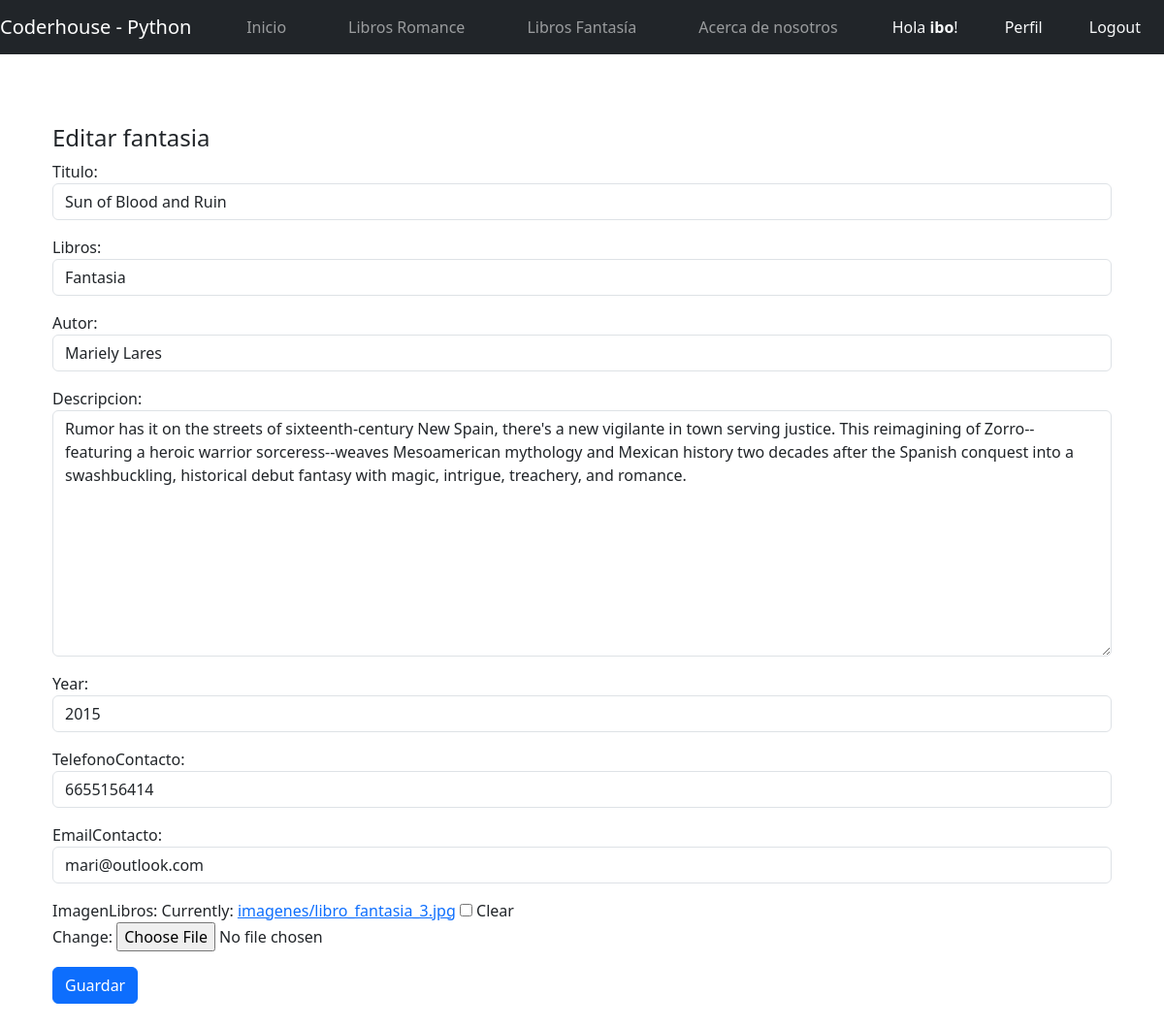
Page /fantasiaEdicion/9/ (signed in) on the committed database.
### mi_app/models.py (models this page shows, shortened)
class Libros(models.Model):
    librosSeleccion = (
    ('romance','Romance'),
    ('fantasia', 'Fantasia'),
    )
    usuario = models.ForeignKey(User, on_delete=models.CASCADE, null=True, blank=True)
    titulo = models.CharField(max_length=200)
    libros = models.CharField(max_length=15, choices=librosSeleccion, default='romance')
    autor = models.CharField(max_length=40)
    descripcion = models.TextField(null=True, blank=True)
    year = models.IntegerField()
    fechaPublicacion = models.DateTimeField(auto_now_add=True)
    telefonoContacto = models.IntegerField()
    emailContacto = models.EmailField()
    imagenLibros = models.ImageField(null=True, blank=True, upload_to="imagenes/")
    class Meta:
        ordering = ['usuario', '-fechaPublicacion']

### mi_app/views.py (the view)
# urls.py: path('fantasiaEdicion/<int:pk>/', FantasiaUpdate.as_view(), name='fantasia_editar'),
class FantasiaUpdate(LoginRequiredMixin, UpdateView):
    model = Libros
    form_class = ActualizacionLibros
    success_url = reverse_lazy('fantasia')
    context_object_name = 'fantasia'
    template_name = 'fantasiaEdicion.html'

### mi_app/forms.py
class ActualizacionLibros(forms.ModelForm):
    class Meta:
        model = Libros
        fields = ('titulo', 'libros', 'autor', 'descripcion', 'year', 'telefonoContacto', 'emailContacto', 'imagenLibros')
        widgets = {
            'titulo' : forms.TextInput(attrs={'class': 'form-control'}),
            'libros' : forms.Select(attrs={'class': 'form-control'}),
            'autor' : forms.TextInput(attrs={'class': 'form-control'}),
            'descripcion' : forms.Textarea(attrs={'class': 'form-control'}),
            'year' : forms.TextInput(attrs={'class': 'form-control'}),
            'telefonoContacto' : forms.TextInput(attrs={'class': 'form-control'}),
            'emailContacto' : forms.TextInput(attrs={'class': 'form-control'}),
        }

### mi_app/templates/fantasiaEdicion.html
{% extends 'inicio.html' %}
{% block contenido %}
<br>
<br>
{% if user.id == fantasia.usuario.id %}
<div class="container">
    <h4>Editar fantasia</h4>
</div>
<div class="container">
    <div class="form-group">
        <form method="post" enctype="multipart/form-data">{% csrf_token %}
            {{ form.as_p }}
            <button type="submit" class="btn btn-primary">Guardar</button>
        </form>
    </div>
</div>
<br>
{% else %}
<div class="container">
<h4>No tienes acceso a esta pagina!</h4>
</div>
{% endif %}
{% endblock %}

### mi_app/templates/base.html (shortened to what this page needs)
<!DOCTYPE html>
<html lang="en">
<head>
    {% load static %}
    <link href="https://cdn.jsdelivr.net/npm/bootstrap@5.3.3/dist/css/bootstrap.min.css" rel="stylesheet">
    <link rel="stylesheet" href="https://cdn.jsdelivr.net/npm/bootstrap-icons@1.3.0/font/bootstrap-icons.css">
    <link rel="stylesheet" href="{% static 'styles.css' %}">
</head>
<body>
    <nav class="navbar navbar-expand-lg navbar-dark bg-dark">
        <a class="navbar-brand" href="{% url 'inicio' %}">Coderhouse - Python</a>
        <div class="collapse navbar-collapse" id="navbarNav">
            <ul class="navbar-nav ms-auto mb-2 mb-lg-0">
                <li class="nav-item px-4">
                    <a class="nav-link" href="{% url 'inicio' %}">Inicio</a>
                </li>
                <li class="nav-item px-4">
                    <a class="nav-link" href="{% url 'romances' %}">Libros Romance</a>
                </li>
                <li class="nav-item px-4">
                    <a class="nav-link" href="{% url 'fantasias' %}">Libros Fantasía</a>
                </li>
                <li class="nav-item px-4">
                    <a class="nav-link" href="{% url 'acerca_de_mi' %}">Acerca de nosotros</a>
                </li>
                {% if request.user.is_authenticated %}
                <li class="nav-item px-4 nav-link">
                    <span class="text-light"> Hola <strong>{{request.user.first_name}}</strong>!</span>
                </li>
                </div>
                <li class="nav-item px-4 nav-link">
                    <a class="nav-link" href="{% url 'editar_perfil' %}"><span class="text-light">Perfil</span></a>
                </li>
                <li class="nav-item px-4 nav-link">
                    <a class="nav-link text-light" href="/logout">Logout</a>
                </li>
                {% endif %}
    </nav>
    <div class="container mt-4">
        {% block contenido%}
        {% endblock %}
    </div>
</body>
</html>

### rows in the picture
Libros: titulo "Sun of Blood and Ruin", libros "Fantasia", autor "Mariely Lares", descripcion "Rumor has it on the streets of sixteenth-century New Spain, there's a new vigilante in town serving justice. This reimagining of Zorro--featuring a heroic warrior sorceress--weaves Mesoamerican mythology and Mexican history two decades after the Spanish conquest into a swashbuckling, historical debut fantasy with magic, intrigue, treachery, and romance.", year "2015", telefonoContacto "6655156414", emailContacto "mari@outlook.com"

### other values in the picture
{{ request.user.first_name }} "ibo"
